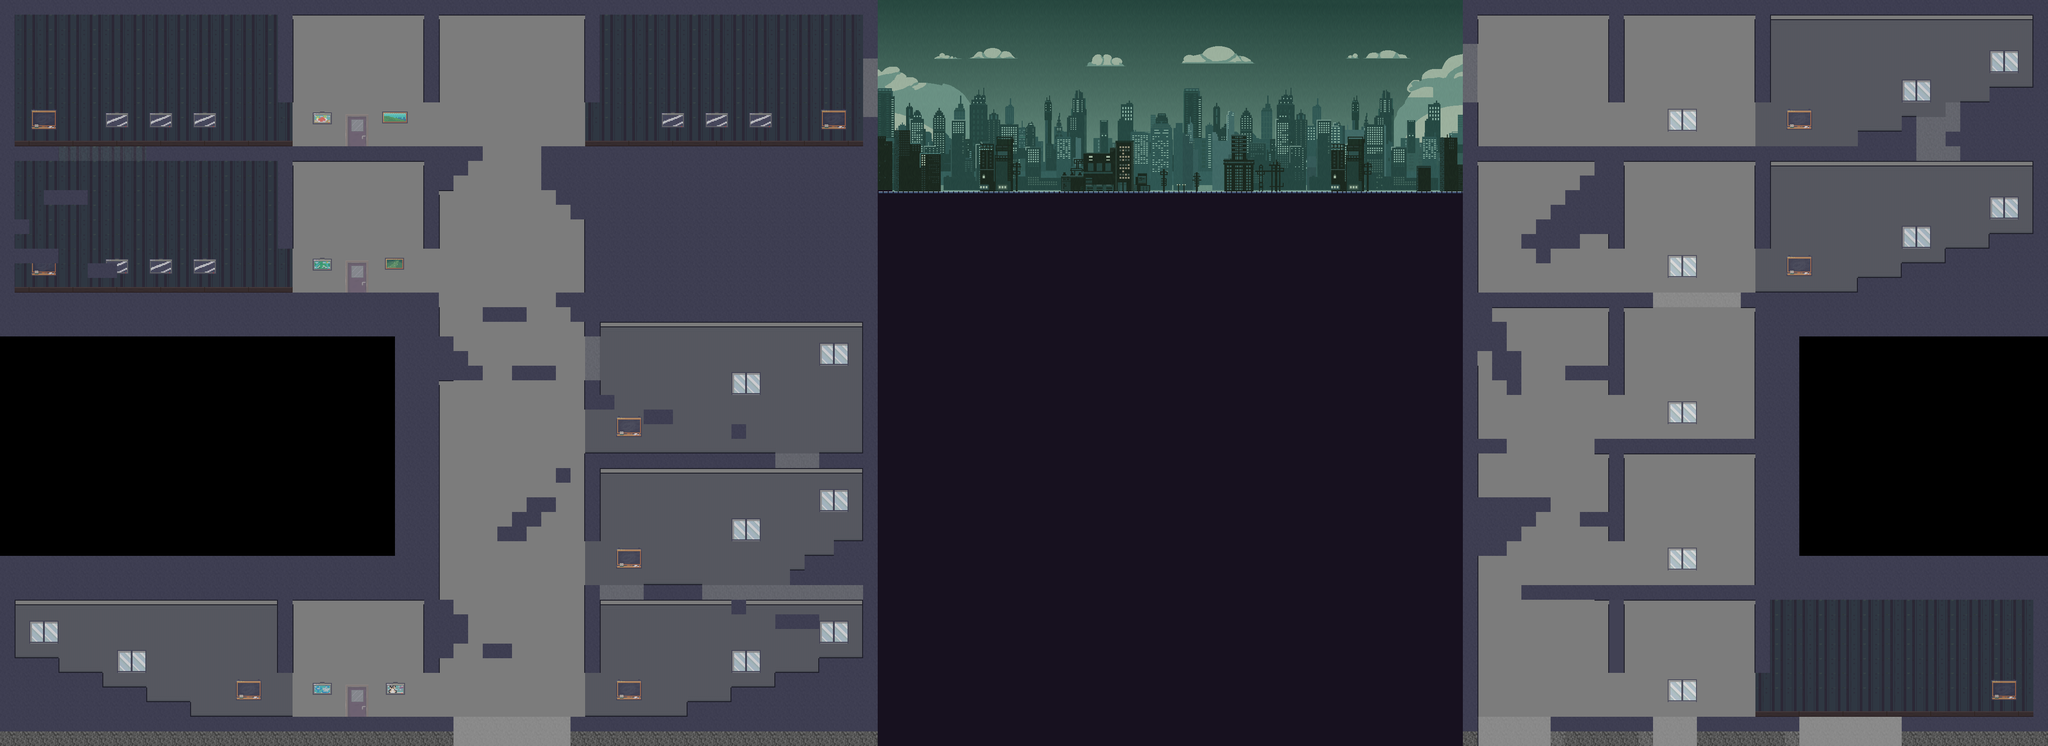

This game map was drawn from its Tiled (.tmx) file and the tilesets committed beside it. A one-line description and the trimmed map source follow:
An orthogonal 140x51 tile map with 32x32 px tiles, 13 tile layers (Sky, Clouds, Buildings4thRow, Buildings3rdRow, ...), 8 tilesets and 1 object.

<map version="1.10" tiledversion="1.11.0" orientation="orthogonal" renderorder="right-down" width="140" height="51" tilewidth="32" tileheight="32" infinite="0" nextlayerid="14" nextobjectid="1">
 <editorsettings>
  <export target="lvl1.tmj" format="json" />
 </editorsettings>
 <tileset firstgid="1" name="Room_Builder_free_32x32" tilewidth="32" tileheight="32" tilecount="391" columns="17">
  <image source="Room_Builder_free_32x32.png" width="544" height="736" />
  <tile id="12">
   <objectgroup draworder="index" id="2">
    <object id="1" x="0" y="0" width="32" height="32" />
   </objectgroup>
  </tile>
 </tileset>
 <tileset firstgid="392" name="default_tiles" tilewidth="32" tileheight="32" tilecount="18" columns="9">
  <image source="default_tiles.png" width="288" height="64" />
 </tileset>
 <tileset firstgid="410" name="A4" tilewidth="32" tileheight="32" tilecount="528" columns="24">
  <image source="A4.png" width="768" height="720" />
 </tileset>
 <tileset firstgid="938" name="Interiors_free_32x32" tilewidth="32" tileheight="32" tilecount="1424" columns="16">
  <image source="Interiors_free_32x32.png" width="512" height="2848" />
 </tileset>
 <tileset firstgid="2362" name="Inside_E" tilewidth="32" tileheight="32" tilecount="576" columns="24">
  <image source="Inside_E.png" width="768" height="768" />
 </tileset>
 <tileset firstgid="2938" name="BG only" tilewidth="32" tileheight="32" tilecount="273" columns="21">
  <image source="BG only.png" width="688" height="416" />
 </tileset>
 <tileset firstgid="3211" name="BGFC L1" tilewidth="32" tileheight="32" tilecount="504" columns="21">
  <image source="BGFC L1.png" width="691" height="797" />
 </tileset>
 <tileset firstgid="3715" name="BGFC L2" tilewidth="32" tileheight="32" tilecount="651" columns="21">
  <image source="BGFC L2.png" width="688" height="995" />
 </tileset>
 <layer id="6" name="Sky" width="140" height="51">
  <data>[7140 cells, 560 non-empty, 273 distinct tile ids]</data>
 </layer>
 <layer id="8" name="Clouds" width="140" height="51">
  <data>[7140 cells, 182 non-empty, 182 distinct tile ids]</data>
 </layer>
 <layer id="11" name="Buildings4thRow" width="140" height="51">
  <data>[7140 cells, 280 non-empty, 147 distinct tile ids]</data>
 </layer>
 <layer id="12" name="Buildings3rdRow" width="140" height="51">
  <data>[7140 cells, 114 non-empty, 114 distinct tile ids]</data>
 </layer>
 <layer id="10" name="Buildings2ndRow" width="140" height="51">
  <data>[7140 cells, 192 non-empty, 96 distinct tile ids]</data>
 </layer>
 <layer id="9" name="BlackBuildings" width="140" height="51">
  <data>[7140 cells, 156 non-empty, 141 distinct tile ids]</data>
 </layer>
 <layer id="13" name="GreenFilter" width="140" height="51" opacity="0.4">
  <data>[7140 cells, 562 non-empty, 1 distinct tile ids]</data>
 </layer>
 <layer id="7" name="Black_Ground" width="140" height="51">
  <data>[7140 cells, 1520 non-empty, 42 distinct tile ids]</data>
 </layer>
 <layer id="5" name="BG_Texture" width="140" height="51" opacity="0.3">
  <data>[7140 cells, 95 non-empty, 1 distinct tile ids]</data>
 </layer>
 <layer id="4" name="Background" width="140" height="51" opacity="0.5">
  <data>[7140 cells, 3180 non-empty, 21 distinct tile ids]</data>
 </layer>
 <layer id="3" name="BG_Objects" width="140" height="51" opacity="0.7">
  <data>[7140 cells, 204 non-empty, 48 distinct tile ids]</data>
 </layer>
 <layer id="2" name="Texture" width="140" height="51">
  <data>[7140 cells, 1391 non-empty, 1 distinct tile ids]</data>
 </layer>
 <layer id="1" name="PlayArea" width="140" height="51" opacity="0.9">
  <data>[7140 cells, 1473 non-empty, 2 distinct tile ids]</data>
 </layer>
</map>
